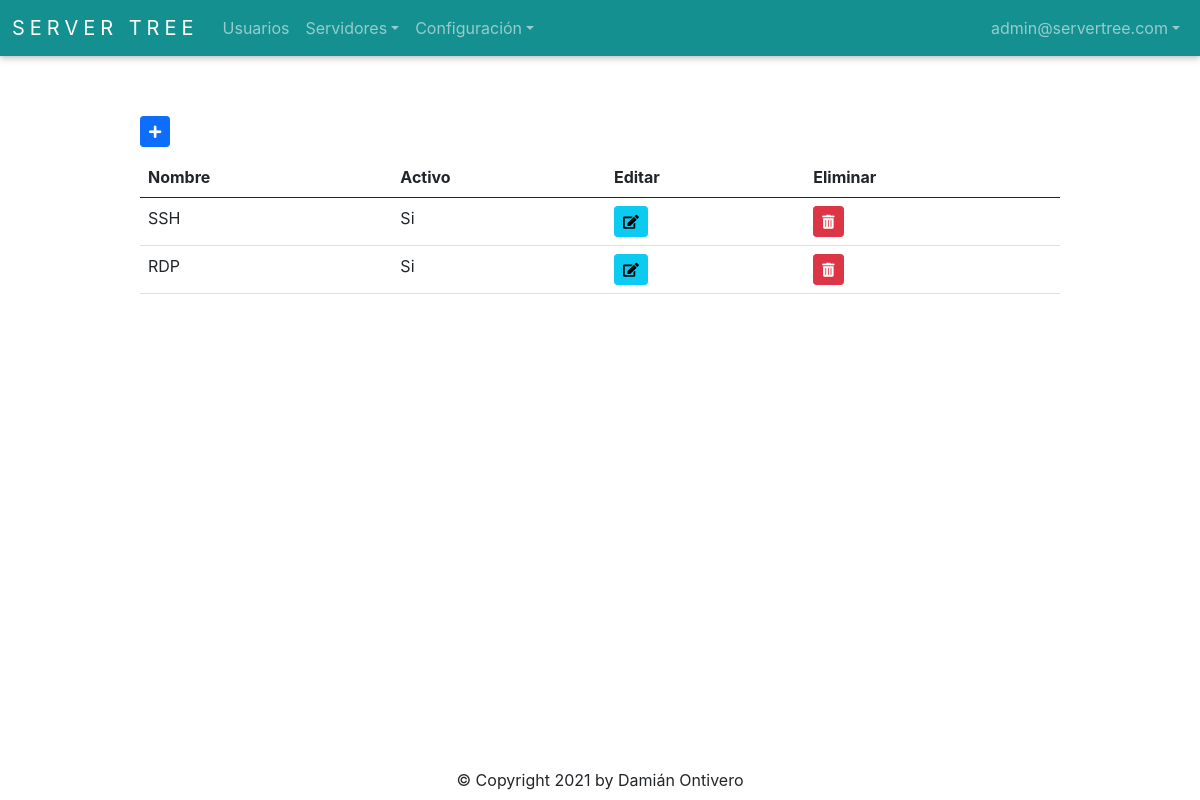
The page /connection_type/get_connection_type_all (signed in) on the database as committed earlier.
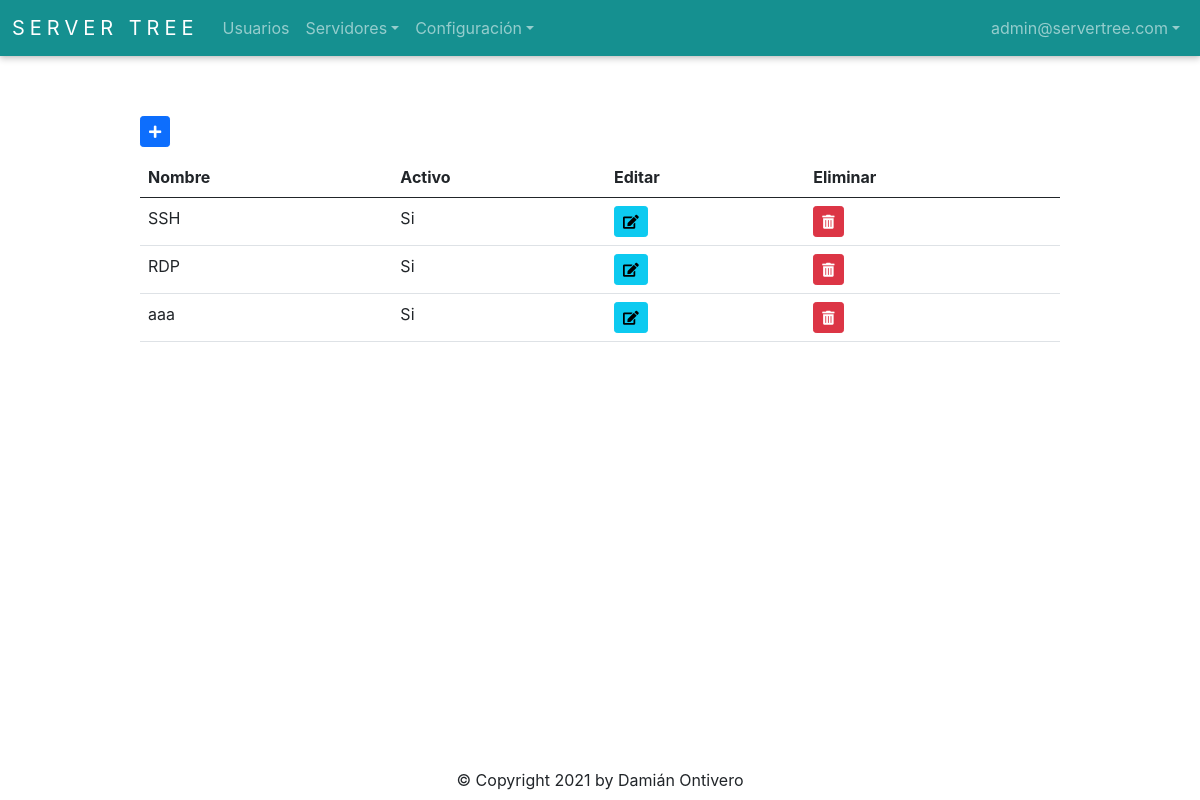
The same page on the database as committed later.
### app/connection_type/models.py (models this page shows, shortened)
class ConnectionType(db.Model):
    __tablename__ = 'ConnectionType'
    id = db.Column(db.Integer, autoincrement=True, primary_key=True, nullable=False)
    name = db.Column(db.String(50), nullable=False)
    is_active = db.Column(db.Boolean)
    @staticmethod
    def get_all():
        return ConnectionType.query.all()

### app/connection_type/routes.py (the view)
@connection_type_bp.route('/get_connection_type_all', methods=['GET'])
@login_required
def get_connection_type_all():
    data = ConnectionType.get_all()
    environments = Environment.get_all()
    connection_type_form = ConnectionTypeForm()
    user_form = UserForm()
    return render_template('connection-type.html', data=data, environments=environments, connection_type_form=connection_type_form, user_form=user_form)

### app/auth/models.py (called while the page is built)
    @staticmethod
    def get_all():
        return Role.query.all()

    @staticmethod
    def get_by_id(id):
        return User.query.get(id)

### app/auth/routes.py (called while the page is built)
@login_manager.user_loader
def load_user(user_id):
    return User.get_by_id(int(user_id))

### app/environments/models.py (called while the page is built)
    @staticmethod
    def get_all():
        return Environment.query.all()

### app/connection_type/templates/connection-type.html (shortened to what this page needs)
{% extends 'base.html' %}
{% import 'bootstrap/wtf.html' as wtf %}
{% block content %}
<div class="buttons">
  {% if current_user.role_id == 1 %}
    <button type="button" id="addConnectionTypeButton" class="btn btn-primary btn-sm" data-bs-toggle="modal" data-bs-target="#connectionTypeModal"><i class="fas fa-plus"></i></button>
  {% else %}
    <button disabled type="button" id="addConnectionTypeButton" class="btn btn-primary btn-sm" data-bs-toggle="modal" data-bs-target="#connectionTypeModal"><i class="fas fa-plus"></i></button>
  {% endif %}
</div>
<table class="table table-hover">
  <thead>
    <tr>
      <th>Nombre</th>
      <th>Activo</th>
      <th>Editar</th>
      <th>Eliminar</th>
    </tr>
  </thead>
  <tbody>
    {% for connection_type in data %}
      <tr>
        <td>{{ connection_type.name }}</td>
        <td>
          {% if connection_type.is_active == 0 %}
            No
          {% elif connection_type.is_active == 1  %}
            Si
          {% endif %}
        </td>
        {% if current_user.role_id == 1 %}
          <td>
            <button type="button" class="btn btn-info btn-sm" id="editConnectionTypeButton" data-id={{ connection_type.id }} data-bs-toggle="modal" data-bs-target="#connectionTypeModal"><i class="fas fa-edit"></i></button>
          </td>
          <td>
            <button type="button" class="btn btn-danger btn-sm" id="deleteConnectionTypeButton" data-id={{ connection_type.id }} data-bs-toggle="modal" data-bs-target="#deleteConnectionTypeModal"><i class="fas fa-trash-alt"></i></button>
          </td>
        {% endif %}
      </tr>
    {% endfor %}
  </tbody>
</table>
{% endblock %}

Rows that differ between the two databases and show on the page:
added ConnectionType: name "aaa", is_active "Si"
